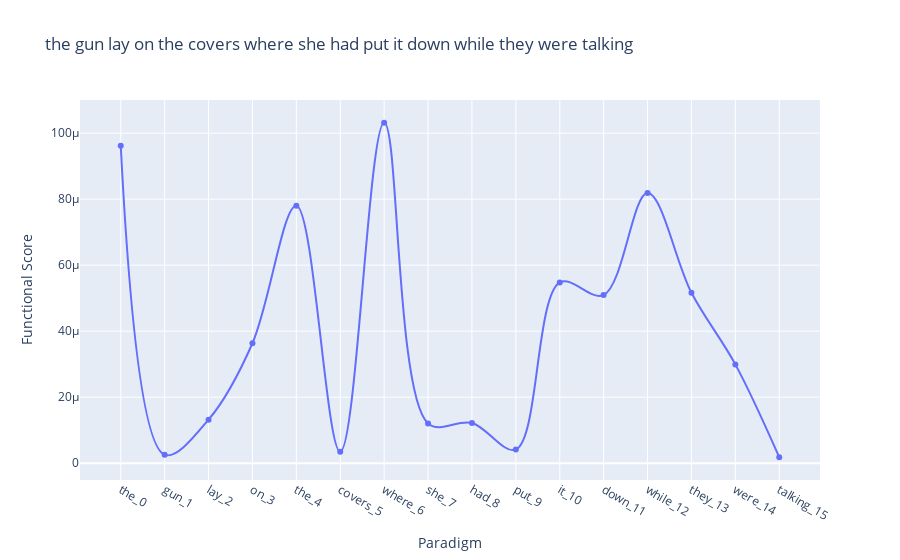

This figure's notebook cell:
### Code cell
test_sent = random.choice(semiotic.test_sents())
# test_sent = "I have made My Plans, and I must stick: to them!"

test = semiotic(test_sent)

print(test.chain)

print([test.chain.labels[i] for i in test.type_chain.scores_min])

test.type_chain.plot_scores()

### Figure 1 — Plotly figure (JSON) as saved in the notebook; plotly's stock layout.template omitted (floating-point values rounded to 4 significant figures)
{"data": [{"line": {"shape": "spline"}, "type": "scatter", "x": ["the_0", "gun_1", "lay_2", "on_3", "the_4", "covers_5", "where_6", "she_7", "had_8", "put_9", "it_10", "down_11", "while_12", "they_13", "were_14", "talking_15"], "y": [9.62e-05, 2.539e-06, 1.318e-05, 3.634e-05, 7.8e-05, 3.443e-06, 0.0001032, 1.204e-05, 1.217e-05, 4.128e-06, 5.477e-05, 5.095e-05, 8.187e-05, 5.163e-05, 2.993e-05, 1.787e-06]}], "layout": {"title": {"text": "the gun lay on the covers where she had put it down while they were talking"}, "xaxis": {"title": {"text": "Paradigm"}}, "yaxis": {"title": {"text": "Functional Score"}}}}
